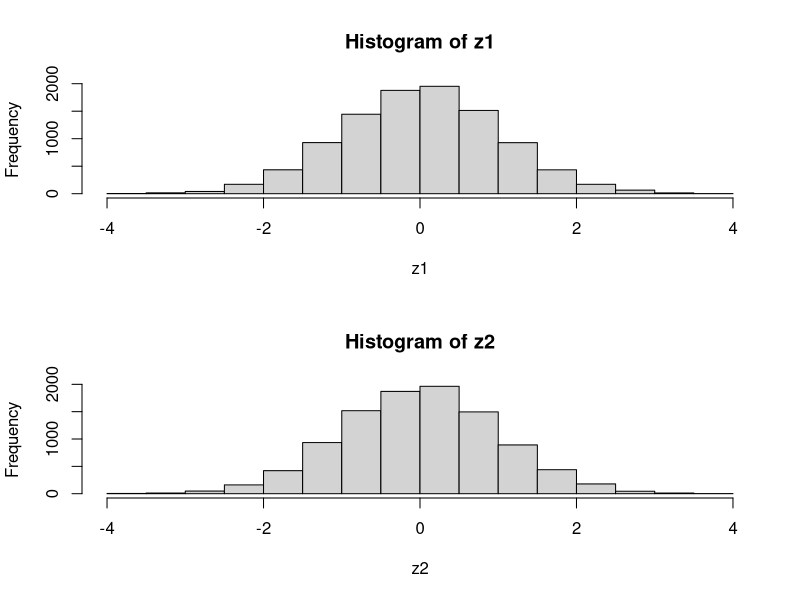
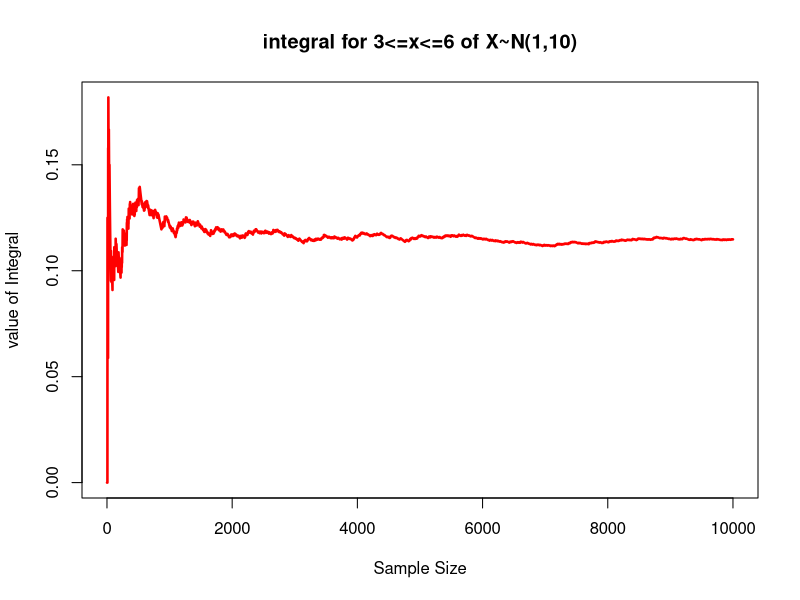

These figures' R source, in order:
#(1)--Monte-Carlo-Integration-Example-Problem-One:---

#We'll start with basic integration. Suppose we have an instance of a Normal distribution with a mean of 1 and a standard deviation of 10.
#Then we want to find the integral from {3<=X<=6} N(x;1,10) as visualized below

#firstly, use what you know about random number generation to obtain a sample for Monte Carlo Integration
#=============================================

n=10000
#Box-Muller Transformation
u1=runif(n,0,1)
u2=runif(n,0,1)

z1=sqrt(-2*log(u1))*cos(2*pi*u2)
z2=sqrt(-2*log(u1))*sin(2*pi*u2)

#check to make sure normal:
par(mfrow=c(2,1))
hist(z1)
hist(z2)
par(mfrow=c(1,1))

#linear transformation of z1 to normal needed for problem context
#recall: x~N(mu, sigma) and Y=aX+b, then Y~N(a*mu+b, a^2*sigma^2)
xx1=10*z1+1
MC.val=NULL

for(i in 1:length(xx1)){
  
  MC.val[i]=mean(xx1[1:i]>=3&xx1[1:i]<=6)
  
}
print(paste("Integral.Value=",MC.val[length(xx1)]))

plot(1:length(xx1), MC.val, type="l", col="red", lwd=2.5,
     main="integral for 3<=x<=6 of X~N(1,10)",
     xlab="Sample Size",
     ylab="value of Integral")







